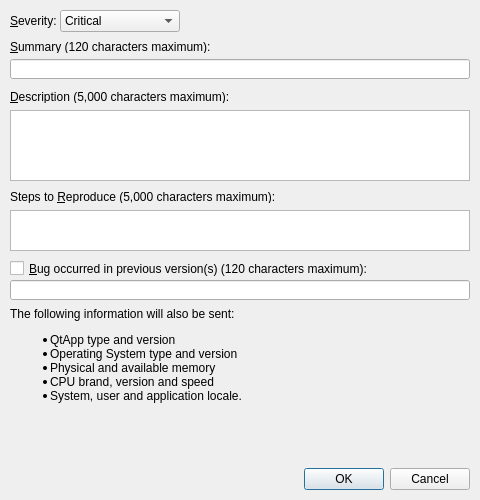
<?xml version="1.0" encoding="UTF-8"?>
<ui version="4.0">
 <class>ReportBugDlg</class>
 <widget class="QDialog" name="ReportBugDlg">
  <property name="geometry">
   <rect>
    <x>0</x>
    <y>0</y>
    <width>480</width>
    <height>500</height>
   </rect>
  </property>
  <property name="windowTitle">
   <string>Report Bug</string>
  </property>
  <widget class="QDialogButtonBox" name="buttonBox">
   <property name="geometry">
    <rect>
     <x>170</x>
     <y>468</y>
     <width>300</width>
     <height>22</height>
    </rect>
   </property>
   <property name="orientation">
    <enum>Qt::Horizontal</enum>
   </property>
   <property name="standardButtons">
    <set>QDialogButtonBox::Cancel|QDialogButtonBox::Ok</set>
   </property>
  </widget>
  <widget class="QLabel" name="severityLabel">
   <property name="geometry">
    <rect>
     <x>10</x>
     <y>10</y>
     <width>54</width>
     <height>22</height>
    </rect>
   </property>
   <property name="text">
    <string>&amp;Severity:</string>
   </property>
   <property name="buddy">
    <cstring>severityCombo</cstring>
   </property>
  </widget>
  <widget class="QComboBox" name="severityCombo">
   <property name="geometry">
    <rect>
     <x>60</x>
     <y>10</y>
     <width>120</width>
     <height>22</height>
    </rect>
   </property>
   <property name="whatsThis">
    <string>&lt;table&gt;&lt;tr&gt;&lt;td&gt;Critical&lt;/td&gt;&lt;td&gt;Program crashes, data is corrupted or a major feature completely fails.&lt;/td&gt;&lt;/tr&gt;&lt;tr&gt;&lt;td&gt;Major&lt;/td&gt;&lt;td&gt;A major feature is difficult to use or does not work correctly. Or a minor feature completely fails.&lt;/td&gt;&lt;/tr&gt;&lt;tr&gt;&lt;td&gt;Minor&lt;/td&gt;&lt;td&gt;A minor feature is difficult to use or does not work correctly.&lt;/td&gt;&lt;/tr&gt;&lt;tr&gt;&lt;td&gt;Trival&lt;/td&gt;&lt;td&gt;The defect does not affect functionality such as a spelling mistake.&lt;/td&gt;&lt;/tr&gt;&lt;tr&gt;&lt;td&gt;Enhancement&lt;/td&gt;&lt;td&gt;Add a new feature or change the behavior of a current feature.&lt;/td&gt;&lt;/tr&gt;&lt;/table&gt;</string>
   </property>
   <item>
    <property name="text">
     <string>Critical</string>
    </property>
   </item>
   <item>
    <property name="text">
     <string>Major</string>
    </property>
   </item>
   <item>
    <property name="text">
     <string>Minor</string>
    </property>
   </item>
   <item>
    <property name="text">
     <string>Trivial</string>
    </property>
   </item>
   <item>
    <property name="text">
     <string>Enhancement</string>
    </property>
   </item>
  </widget>
  <widget class="QLabel" name="label">
   <property name="geometry">
    <rect>
     <x>10</x>
     <y>305</y>
     <width>400</width>
     <height>101</height>
    </rect>
   </property>
   <property name="text">
    <string>The following information will also be sent:&lt;ul&gt;&lt;li&gt;QtApp type and version&lt;/li&gt;&lt;li&gt;Operating System type and version&lt;/li&gt;&lt;li&gt;Physical and available memory&lt;/li&gt;&lt;li&gt;CPU brand, version and speed&lt;/li&gt;&lt;li&gt;System, user and application locale.&lt;/li&gt;&lt;/ul&gt;</string>
   </property>
  </widget>
  <widget class="QLineEdit" name="bugInPrevVersionsEdit">
   <property name="geometry">
    <rect>
     <x>10</x>
     <y>280</y>
     <width>460</width>
     <height>20</height>
    </rect>
   </property>
   <property name="maxLength">
    <number>120</number>
   </property>
  </widget>
  <widget class="QCheckBox" name="bugInPrevVersionsCheck">
   <property name="geometry">
    <rect>
     <x>10</x>
     <y>260</y>
     <width>400</width>
     <height>17</height>
    </rect>
   </property>
   <property name="text">
    <string>&amp;Bug occurred in previous version(s) (120 characters maximum):</string>
   </property>
  </widget>
  <widget class="QLabel" name="summaryLabel">
   <property name="geometry">
    <rect>
     <x>10</x>
     <y>40</y>
     <width>400</width>
     <height>13</height>
    </rect>
   </property>
   <property name="text">
    <string>&amp;Summary (120 characters maximum):</string>
   </property>
   <property name="buddy">
    <cstring>summaryEdit</cstring>
   </property>
  </widget>
  <widget class="QLineEdit" name="summaryEdit">
   <property name="geometry">
    <rect>
     <x>10</x>
     <y>59</y>
     <width>460</width>
     <height>20</height>
    </rect>
   </property>
   <property name="maxLength">
    <number>120</number>
   </property>
  </widget>
  <widget class="QLabel" name="descriptionLabel">
   <property name="geometry">
    <rect>
     <x>10</x>
     <y>90</y>
     <width>400</width>
     <height>13</height>
    </rect>
   </property>
   <property name="text">
    <string>&amp;Description (5,000 characters maximum):</string>
   </property>
   <property name="buddy">
    <cstring>descriptionEdit</cstring>
   </property>
  </widget>
  <widget class="QPlainTextEdit" name="descriptionEdit">
   <property name="geometry">
    <rect>
     <x>10</x>
     <y>110</y>
     <width>460</width>
     <height>71</height>
    </rect>
   </property>
  </widget>
  <widget class="QLabel" name="stepsToReproduceLabel">
   <property name="geometry">
    <rect>
     <x>10</x>
     <y>190</y>
     <width>400</width>
     <height>13</height>
    </rect>
   </property>
   <property name="text">
    <string>Steps to &amp;Reproduce (5,000 characters maximum):</string>
   </property>
   <property name="buddy">
    <cstring>stepsToReproduceEdit</cstring>
   </property>
  </widget>
  <widget class="QPlainTextEdit" name="stepsToReproduceEdit">
   <property name="geometry">
    <rect>
     <x>10</x>
     <y>210</y>
     <width>460</width>
     <height>41</height>
    </rect>
   </property>
  </widget>
 </widget>
 <resources/>
 <connections>
  <connection>
   <sender>buttonBox</sender>
   <signal>accepted()</signal>
   <receiver>ReportBugDlg</receiver>
   <slot>accept()</slot>
   <hints>
    <hint type="sourcelabel">
     <x>248</x>
     <y>254</y>
    </hint>
    <hint type="destinationlabel">
     <x>157</x>
     <y>274</y>
    </hint>
   </hints>
  </connection>
  <connection>
   <sender>buttonBox</sender>
   <signal>rejected()</signal>
   <receiver>ReportBugDlg</receiver>
   <slot>reject()</slot>
   <hints>
    <hint type="sourcelabel">
     <x>316</x>
     <y>260</y>
    </hint>
    <hint type="destinationlabel">
     <x>286</x>
     <y>274</y>
    </hint>
   </hints>
  </connection>
 </connections>
</ui>
